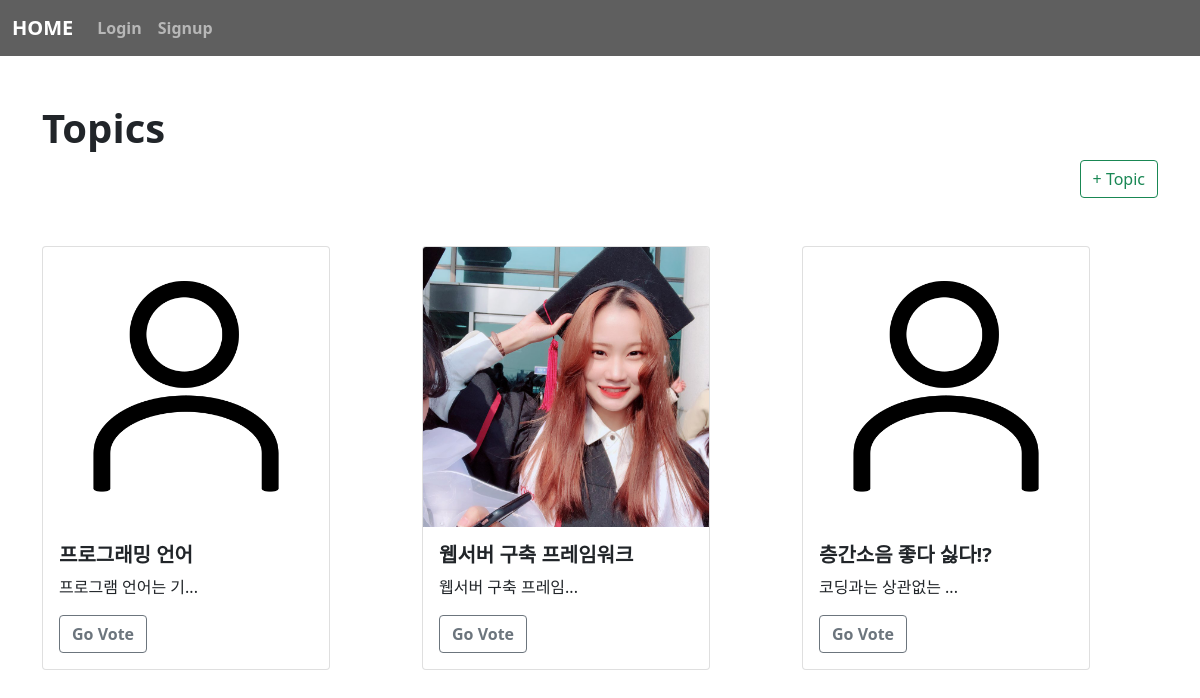
Screenshot of /vote/ with the database file from the repository.
### vote/models.py (models this page shows, shortened)
class Topic(models.Model):
    subject = models.CharField(max_length=100)
    writer = models.ForeignKey(User, on_delete=models.CASCADE, related_name="vwriter")  # 참고해야하는게 2개 이상일 경우 related_name 주기  # vwriter : 유저가 사용하는 이름
    pubdate = models.DateTimeField()
    content = models.TextField()
    voter = models.ManyToManyField(User, blank=True, related_name="voter")
    def summary(self):      # 요약
        if len(self.content) > 10:
            return self.content[:10] + "..."
        return self.content

### acc/models.py (models this page shows)
class User(AbstractUser):
    age = models.IntegerField(default=0)
    comment = models.TextField()
    pic = models.ImageField()
    def getpic(self):
        if self.pic:
            return self.pic.url
        else:
            return "/media/noimage.png"

### vote/views.py (the view)
# urls.py: path('', views.index, name="index"),
def index(request):
    t = Topic.objects.all()
    context = {
        "tlist" : t
    }
    return render(request, "vote/index.html", context)

### template/vote/index.html
{% extends 'base.html' %}
{% block con %}
    <div class="container mt-5 mb-5">
        <h1><b>Topics</b></h1>
        <div class="text-end">
            <a href="{% url 'vote:create' %}"><button class="btn btn-outline-success">+ Topic</button></a>
        </div>
        <div class="row mt-5 mb-3">
            {% for i in tlist %}
                <div class="col-lg-4">
                    <div class="card" style="width: 18rem;">
                        <img src="{{ i.writer.getpic }}" class="card-img-top" alt="..." style="height: 280px;">
                        <div class="card-body">
                            <h5 class="card-title"><b>{{ i.subject }}</b></h5>
                            <p class="card-text">{{ i.summary }}</p>
                            <a href="{% url 'vote:detail' i.id %}" class="btn btn-outline-secondary" style="font-weight: bold;">{% if user in i.voter.all %}Show Result{% else %}Go Vote{% endif %}</a>
                        </div>
                    </div>
                </div>
            {% endfor %}
        </div>
    </div>
{% endblock %}

### rows the page displays
Topic: subject "프로그래밍 언어", summary "프로그램 언어는 기...", shows "Go Vote"
Topic: writer.getpic (picture), subject "웹서버 구축 프레임워크", summary "웹서버 구축 프레임...", shows "Go Vote"
Topic: subject "층간소음 좋다 싫다!?", summary "코딩과는 상관없는 ...", shows "Go Vote"
